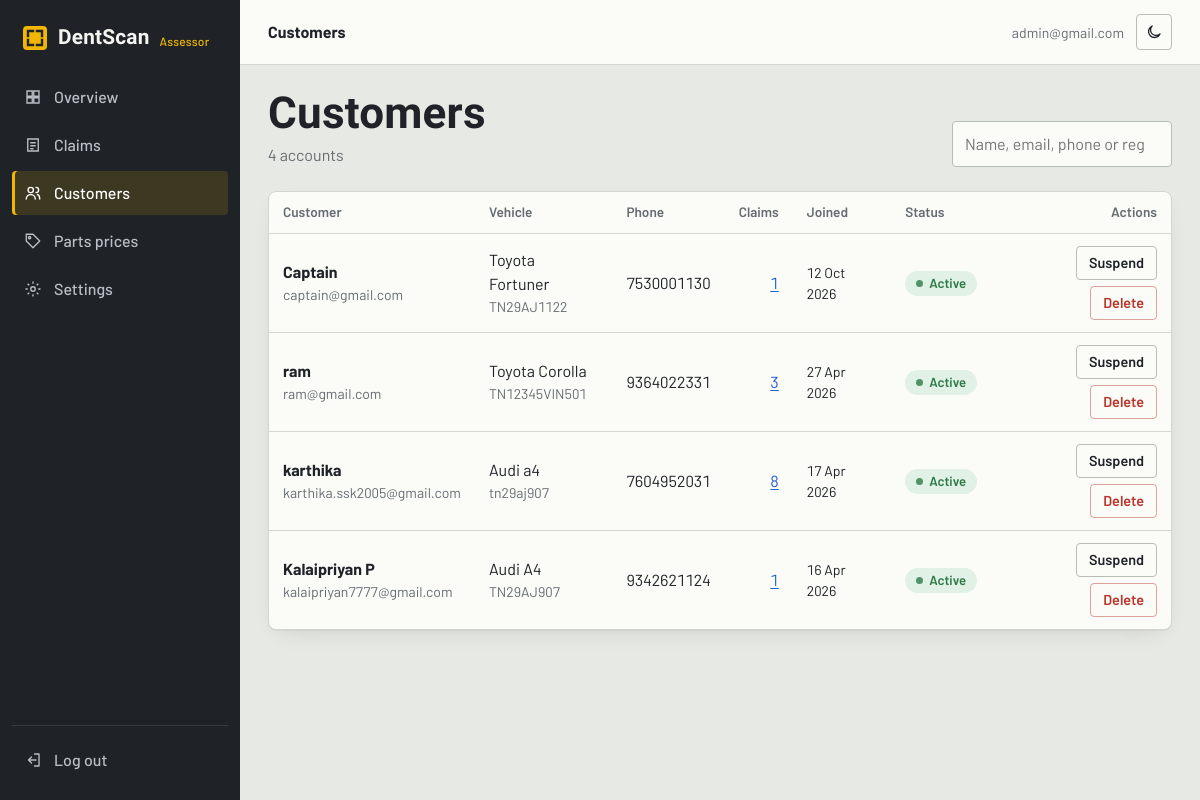
Screenshot of /admin/users (signed in) with the database file from the repository.
### tables this page shows
CREATE TABLE user_info (
        user_id INTEGER PRIMARY KEY AUTOINCREMENT,
        name TEXT NOT NULL,
        password TEXT NOT NULL,
        email TEXT NOT NULL UNIQUE,
        vehicle_id TEXT NOT NULL UNIQUE,
        contact_number TEXT NOT NULL,
        address TEXT NOT NULL,
        car_brand TEXT NOT NULL,
        model TEXT NOT NULL,
        registration_date TIMESTAMP DEFAULT CURRENT_TIMESTAMP
    , status TEXT DEFAULT 'active');

### app.py (the view)
@app.route("/admin/users")
@admin_required
def user_manager():
    q = (request.args.get("q") or "").strip()
    sql = """SELECT u.*, (SELECT COUNT(*) FROM claims c WHERE c.email=u.email) AS claim_count
             FROM user_info u"""
    params = []
    if q:
        sql += " WHERE name LIKE ? OR email LIKE ? OR vehicle_id LIKE ? OR contact_number LIKE ?"
        params = [f"%{q}%"] * 4
    sql += " ORDER BY registration_date DESC"
    with db() as conn:
        users = conn.execute(sql, params).fetchall()
    return render_template("admin/users.html", users=users, q=q)

### app.py (called while the page is built, shortened)
@app.template_filter("when")
def when(value, fmt="%d %b %Y"):
    if not value:
        return ""
    if isinstance(value, str):
        for f in ("%Y-%m-%d %H:%M:%S", "%Y-%m-%d %H:%M:%S.%f", "%Y-%m-%d"):
            try:
                value = datetime.strptime(value, f)
                break
            except ValueError:
                continue
        else:
            return value
    return value.strftime(fmt)

@app.context_processor
def inject_globals():
    open_count = 0
    if session.get("admin_email"):
        with db() as conn:
            open_count = conn.execute(
                "SELECT COUNT(*) FROM claims WHERE status IN ('pending','under_review')").fetchone()[0]
    return {
        "open_count": open_count,
        "csrf_token": csrf_token,
        "STATUS_LABELS": STATUS_LABELS,
        "EVENT_LABELS": EVENT_LABELS,
        "PARTS": PARTS,
        "current_user": getattr(g, "user", None),
        "is_admin": bool(session.get("admin_email")),
        "detector_status": detector.status(),
        "now_year": datetime.now().year,
        "APP_NAME": APP_NAME,
    }

def csrf_token():
    if "_csrf" not in session:
        session["_csrf"] = secrets.token_urlsafe(32)
    return session["_csrf"]

@app.before_request
def csrf_protect():
    if request.method in ("POST", "PUT", "PATCH", "DELETE"):
        token = request.form.get("_csrf") or request.headers.get("X-CSRF-Token")
        if not token or not secrets.compare_digest(token, session.get("_csrf", "")):
            flash("Your session expired. Please try that again.", "error")
            return redirect(request.referrer or url_for("home"))

@app.before_request
def load_user():
    g.user = None
    email = session.get("user_email")

def admin_required(view):
    @wraps(view)
    def wrapped(*a, **kw):
        if not session.get("admin_email"):
            return redirect(url_for("admin_login"))
        return view(*a, **kw)
    return wrapped

### database.py (called while the page is built)
def connect():
    conn = sqlite3.connect(DB_PATH, timeout=20)
    conn.row_factory = sqlite3.Row
    conn.execute("PRAGMA foreign_keys = ON")
    return conn

@contextmanager
def db():
    conn = connect()
    try:
        yield conn
        conn.commit()
    except Exception:
        conn.rollback()
        raise
    finally:
        conn.close()

### templates/admin/users.html (shortened to what this page needs)
{% extends "admin/base.html" %}
{% block crumbs %}<strong>Customers</strong>{% endblock %}
{% block content %}
<div class="page-head">
  <div><h1>Customers</h1><p>{{ users|length }} account{{ 's' if users|length != 1 }}{% if q %} matching “{{ q }}”{% endif %}</p></div>
  <form class="search" method="get"><input class="input" type="search" name="q" value="{{ q }}" placeholder="Name, email, phone or registration" aria-label="Search customers"></form>
</div>
<section class="sheet">
  <div class="table-wrap"><table class="table">
    <thead><tr><th>Customer</th><th>Vehicle</th><th>Phone</th><th class="r">Claims</th><th>Joined</th><th>Status</th><th class="r">Actions</th></tr></thead>
    <tbody>
    {% for u in users %}
      <tr>
        <td><strong>{{ u.name }}</strong><div class="muted small">{{ u.email }}</div></td>
        <td>{{ u.car_brand|title }} {{ u.model }}<div class="muted small">{{ u.vehicle_id }}</div></td>
        <td>{{ u.contact_number }}</td>
        <td class="r">{% if u.claim_count %}<a href="{{ url_for('admin_claims', q=u.email) }}">{{ u.claim_count }}</a>{% else %}0{% endif %}</td>
        <td class="small">{{ u.registration_date|when }}</td>
        <td>{% if u.status == 'suspended' %}<span class="chip chip-rejected">Suspended</span>{% else %}<span class="chip chip-approved">Active</span>{% endif %}</td>
        <td class="r">
          <div class="row" style="justify-content:flex-end;gap:6px">
            <form method="post" action="{{ url_for('suspend_user', user_id=u.user_id) }}">
              <button class="btn btn-sm" type="submit">{{ 'Restore' if u.status == 'suspended' else 'Suspend' }}</button>
            </form>
            <form method="post" action="{{ url_for('delete_user', user_id=u.user_id) }}" data-confirm="Permanently delete {{ u.name }}? Their claims stay on record.">
              <button class="btn btn-sm btn-danger" type="submit">Delete</button>
            </form>
          </div>
        </td>
      </tr>
    {% else %}
      <tr><td colspan="7"><div class="empty"><h3>No customers found</h3><p class="muted">{{ 'Try a different search.' if q else 'Customers appear here when they sign up.' }}</p></div></td></tr>
    {% endfor %}
    </tbody>
  </table></div>
</section>
{% endblock %}

### static/css/app.css (style rules this page uses)
:root { --primer: #E7E9E4; --paper: #FBFBF8; --paper-2: #F2F3EF; --ink: #1F2328; --ink-2: #454C53; --muted: #646B71; --line: #D3D7CF; --line-strong: #B9BEB5; --amber: #F2B705; --amber-soft: #FDF1C7; --amber-ink: #6E5100; --blue: #1D5FD1; --blue-soft: #E3ECFB; --green: #2D7A47; --green-soft: #E1F1E6; --red: #B8352A; --red-soft: #F9E3E0; --violet: #6A4BB8; --violet-soft: #ECE6F8; --shadow: 0 1px 0 rgba(31,35,40,.06), 0 8px 24px -12px rgba(31,35,40,.18); --r-sm: 4px; --r: 8px; --r-lg: 14px; --font: "Barlow", system-ui, -apple-system, "Segoe UI", sans-serif; --font-cond: "Barlow Condensed", "Barlow", system-ui, sans-serif; color-scheme: light; }
*, *::before, *::after { box-sizing: border-box; }
html { -webkit-text-size-adjust: 100%; }
body { margin: 0; background: var(--primer); color: var(--ink); font-family: var(--font); font-size: 16px; line-height: 1.5; font-feature-settings: "tnum" 1; min-height: 100vh; display: flex; flex-direction: column; }
a { color: var(--blue); text-underline-offset: 2px; }
h1, h2, h3, h4 { font-family: var(--font-cond); font-weight: 600; line-height: 1.1; margin: 0; letter-spacing: .005em; }
h1 { font-size: clamp(2rem, 4vw, 2.75rem); font-weight: 700; }
p { margin: 0 0 1em; }
small, .small { font-size: .875rem; }
.muted { color: var(--muted); }
.page-head { display: flex; align-items: flex-end; justify-content: space-between; gap: 16px; margin-bottom: 24px; flex-wrap: wrap; }
.page-head p { margin: 6px 0 0; color: var(--muted); }
.row { display: flex; gap: 12px; align-items: center; flex-wrap: wrap; }
.sheet { background: var(--paper); border: 1px solid var(--line); border-radius: var(--r); box-shadow: var(--shadow); }
.btn { --bg: var(--paper); --fg: var(--ink); --bd: var(--line-strong); display: inline-flex; align-items: center; justify-content: center; gap: 8px; min-height: 42px; padding: 0 18px; background: var(--bg); color: var(--fg); border: 1px solid var(--bd); border-radius: var(--r-sm); font: 600 1rem/1 var(--font); text-decoration: none; cursor: pointer; white-space: nowrap; transition: transform .08s, filter .15s; }
.btn-danger { --bg: transparent; --fg: var(--red); --bd: color-mix(in srgb, var(--red) 45%, transparent); }
.btn-sm { min-height: 34px; padding: 0 12px; font-size: .9rem; }
.input, select.input, textarea.input { width: 100%; min-height: 44px; padding: 10px 12px; font: inherit; color: var(--ink); background: var(--paper); border: 1px solid var(--line-strong); border-radius: var(--r-sm); }
.chip { display: inline-flex; align-items: center; gap: 6px; padding: 2px 10px; border-radius: 999px; font-size: .82rem; font-weight: 600; background: var(--paper-2); color: var(--ink-2); border: 1px solid var(--line); white-space: nowrap; }
.chip::before { content: ""; width: 7px; height: 7px; border-radius: 50%; background: currentColor; opacity: .8; }
.chip-approved { color: var(--green); background: var(--green-soft); border-color: transparent; }
.table-wrap { overflow-x: auto; }
table.table { width: 100%; border-collapse: collapse; }
.table th { text-align: left; font-weight: 600; font-size: .85rem; color: var(--muted); padding: 10px 14px; border-bottom: 1px solid var(--line); white-space: nowrap; }
.table td { padding: 12px 14px; border-bottom: 1px solid var(--line); vertical-align: middle; }
.table tr:last-child td { border-bottom: 0; }
.table .r { text-align: right; }
.search { display: flex; gap: 8px; }
.search .input { min-width: 220px; }

### rows the page displays
user_info: name "Captain", email "captain@gmail.com", car_brand "Toyota", model "Fortuner", vehicle_id "TN29AJ1122", contact_number "7530001130", claim_count "1", registration_date|when "12 Oct 2026", shows "Active", status "Suspend"
user_info: name "ram", email "ram@gmail.com", car_brand "Toyota", model "Corolla", vehicle_id "TN12345VIN501", contact_number "9364022331", claim_count "3", registration_date|when "27 Apr 2026", shows "Active", status "Suspend"
user_info: name "karthika", email "karthika.ssk2005@gmail.com", car_brand "Audi", model "a4", vehicle_id "tn29aj907", contact_number "7604952031", claim_count "8", registration_date|when "17 Apr 2026", shows "Active", status "Suspend"
user_info: name "Kalaipriyan P", email "kalaipriyan7777@gmail.com", car_brand "Audi", model "A4", vehicle_id "TN29AJ907", contact_number "9342621124", claim_count "1", registration_date|when "16 Apr 2026", shows "Active", status "Suspend"

### other values shown
{{ APP_NAME }} "DentScan"
{{ session.admin_email }} "admin@gmail.com"
{{ users|length }} "4"
{{ 's' if users|length != 1 }} "s"
